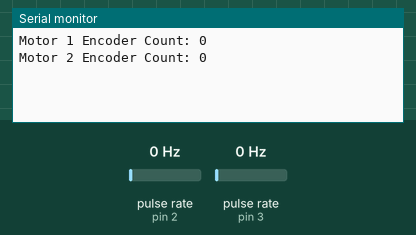
This sketch was run on a simulated Arduino Uno, built with avr-gcc and run on an emulated ATmega328P. On the bench: the last lines printed to the serial monitor. Wiring (inferred from the names in the program): 2 × pulse sensor: data pin 2 / data pin 3. The inputs (shaded band) are chosen by the test bench; at power-on: pulse rate (sensors on pin 2, pin 3) 0 Hz.

Above: at 1.2 s.
1.3 s: pulse rate (sensor on pin 2) set to 4 Hz
At 2.6 s:
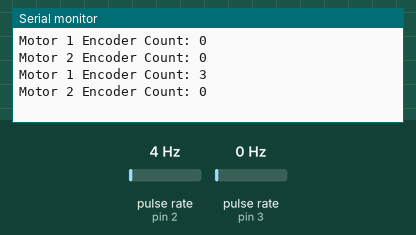
2.8 s: pulse rate (sensor on pin 3) set to 4 Hz
At 3.8 s:
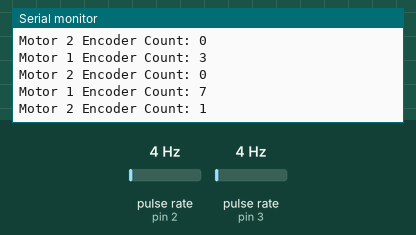
4.3 s: pulse rate (sensor on pin 2) set to 50 Hz
At 5.5 s:
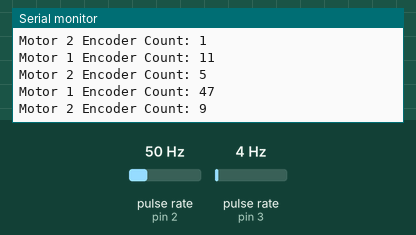
5.8 s: pulse rate (sensor on pin 3) set to 50 Hz
At 6.8 s:
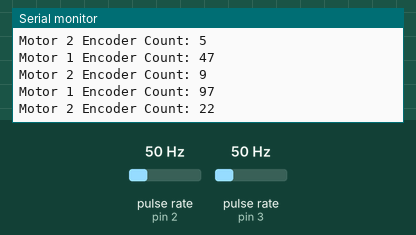
Timing chart, 0 to 8.3 s (numbered marks = the images above; inputs shaded):
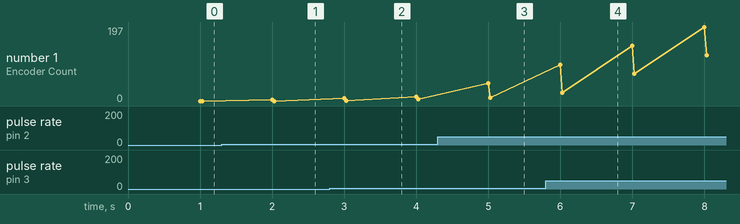

Measured:
- after the input at 1.3 s, the serial monitor: prints a new line after 0.70 s (image 1)
- after the input at 2.8 s, the serial monitor: prints a new line after 0.23 s (image 2)
- after the input at 4.3 s, the serial monitor: prints a new line after 0.70 s (image 3)
- after the input at 5.8 s, the serial monitor: prints a new line after 0.23 s (image 4)
- plotted number 1: 0 → 5 after the input at 2.8 s, 9 → 122 after the input at 5.8 s

The sketch:

MotorController.ino
```cpp
volatile int motor1EncoderCount = 0;
volatile int motor2EncoderCount = 0;
void setup() {
// Set pin modes for encoder inputs and enable internal pull-up resistors
pinMode(2, INPUT_PULLUP);
pinMode(3, INPUT_PULLUP);
// Attach interrupts to the encoder pins
attachInterrupt(digitalPinToInterrupt(2), motor1EncoderISR, RISING);
attachInterrupt(digitalPinToInterrupt(3), motor2EncoderISR, RISING);
// Initialize the serial communication
Serial.begin(9600);
}
void loop() {
// Perform other tasks here
// Print the encoder counts every second
static unsigned long previousTime = 0;
unsigned long currentTime = millis();
if (currentTime - previousTime >= 1000) {
previousTime = currentTime;
Serial.print("Motor 1 Encoder Count: ");
Serial.println(motor1EncoderCount);
Serial.print("Motor 2 Encoder Count: ");
Serial.println(motor2EncoderCount);
}
}
void motor1EncoderISR() {
// Check the state of phase-A to determine the direction
if (digitalRead(2) == HIGH) {
motor1EncoderCount++;
} else {
motor1EncoderCount--;
}
}
void motor2EncoderISR() {
// Check the state of phase-A to determine the direction
if (digitalRead(3) == HIGH) {
motor2EncoderCount++;
} else {
motor2EncoderCount--;
}
}
```
